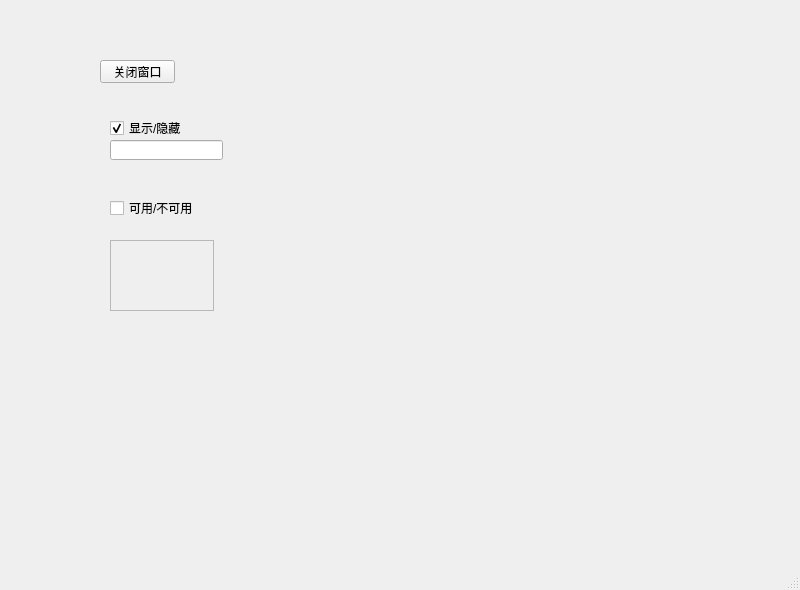
<?xml version="1.0" encoding="UTF-8"?>
<ui version="4.0">
 <class>MainWindow</class>
 <widget class="QMainWindow" name="MainWindow">
  <property name="geometry">
   <rect>
    <x>0</x>
    <y>0</y>
    <width>800</width>
    <height>590</height>
   </rect>
  </property>
  <property name="windowTitle">
   <string>MainWindow</string>
  </property>
  <widget class="QWidget" name="centralwidget">
   <widget class="QPushButton" name="pushButton">
    <property name="geometry">
     <rect>
      <x>100</x>
      <y>60</y>
      <width>75</width>
      <height>23</height>
     </rect>
    </property>
    <property name="text">
     <string>关闭窗口</string>
    </property>
   </widget>
   <widget class="QCheckBox" name="checkBox">
    <property name="geometry">
     <rect>
      <x>110</x>
      <y>120</y>
      <width>71</width>
      <height>16</height>
     </rect>
    </property>
    <property name="text">
     <string>显示/隐藏</string>
    </property>
    <property name="checked">
     <bool>true</bool>
    </property>
   </widget>
   <widget class="QCheckBox" name="checkBox_2">
    <property name="geometry">
     <rect>
      <x>110</x>
      <y>200</y>
      <width>91</width>
      <height>16</height>
     </rect>
    </property>
    <property name="text">
     <string>可用/不可用</string>
    </property>
   </widget>
   <widget class="QLineEdit" name="lineEdit">
    <property name="geometry">
     <rect>
      <x>110</x>
      <y>140</y>
      <width>113</width>
      <height>20</height>
     </rect>
    </property>
   </widget>
   <widget class="QTextEdit" name="textEdit">
    <property name="enabled">
     <bool>false</bool>
    </property>
    <property name="geometry">
     <rect>
      <x>110</x>
      <y>240</y>
      <width>104</width>
      <height>71</height>
     </rect>
    </property>
   </widget>
  </widget>
  <widget class="QMenuBar" name="menubar">
   <property name="geometry">
    <rect>
     <x>0</x>
     <y>0</y>
     <width>800</width>
     <height>23</height>
    </rect>
   </property>
  </widget>
  <widget class="QStatusBar" name="statusbar"/>
 </widget>
 <resources/>
 <connections>
  <connection>
   <sender>pushButton</sender>
   <signal>clicked()</signal>
   <receiver>MainWindow</receiver>
   <slot>close()</slot>
   <hints>
    <hint type="sourcelabel">
     <x>137</x>
     <y>92</y>
    </hint>
    <hint type="destinationlabel">
     <x>239</x>
     <y>118</y>
    </hint>
   </hints>
  </connection>
  <connection>
   <sender>checkBox</sender>
   <signal>toggled(bool)</signal>
   <receiver>lineEdit</receiver>
   <slot>setVisible(bool)</slot>
   <hints>
    <hint type="sourcelabel">
     <x>158</x>
     <y>149</y>
    </hint>
    <hint type="destinationlabel">
     <x>161</x>
     <y>174</y>
    </hint>
   </hints>
  </connection>
  <connection>
   <sender>checkBox_2</sender>
   <signal>toggled(bool)</signal>
   <receiver>textEdit</receiver>
   <slot>setEnabled(bool)</slot>
   <hints>
    <hint type="sourcelabel">
     <x>148</x>
     <y>231</y>
    </hint>
    <hint type="destinationlabel">
     <x>148</x>
     <y>287</y>
    </hint>
   </hints>
  </connection>
 </connections>
</ui>
